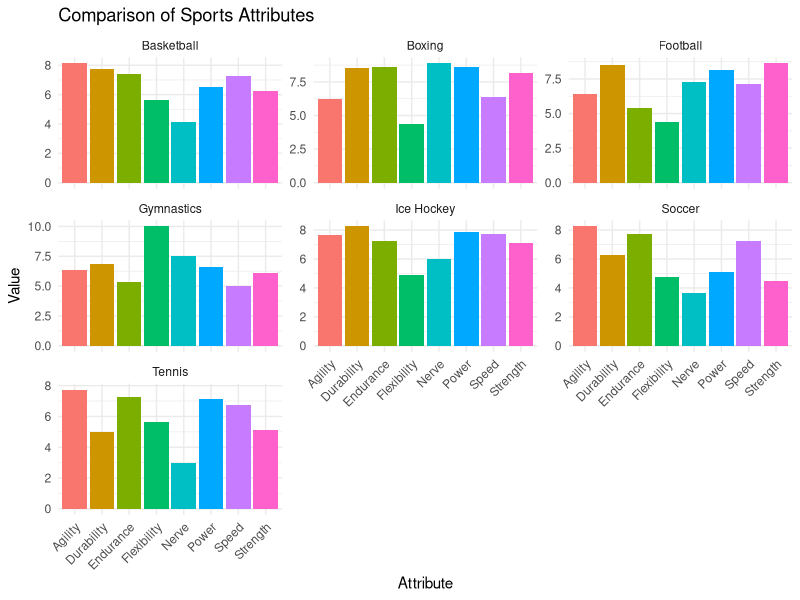

R code for this plot:
## ---- chunk 1
#| message: false
#| label: setup
library(tidyverse)


x <- read_csv("toughestsport.csv")
## ---- chunk 2
selected_sports <- c("Boxing", "Ice Hockey", "Football", "Basketball", "Soccer", "Tennis", "Gymnastics", "Swimming")
x_filtered <- x %>% filter(SPORT %in% selected_sports)

# Gather the data into long format
x_long <- x_filtered %>%
  pivot_longer(cols = Endurance:Durability, names_to = "Attribute", values_to = "Value")

# Create the faceted bar plot
ggplot(x_long, aes(x = Attribute, y = Value, fill = Attribute)) +
  geom_bar(stat = "identity") +
  facet_wrap(~ SPORT, scales = "free_y") +
  theme_minimal() +
  labs(title = "Comparison of Sports Attributes",
       x = "Attribute",
       y = "Value") +
  theme(axis.text.x = element_text(angle = 45, hjust = 1),
        legend.position = "none")
